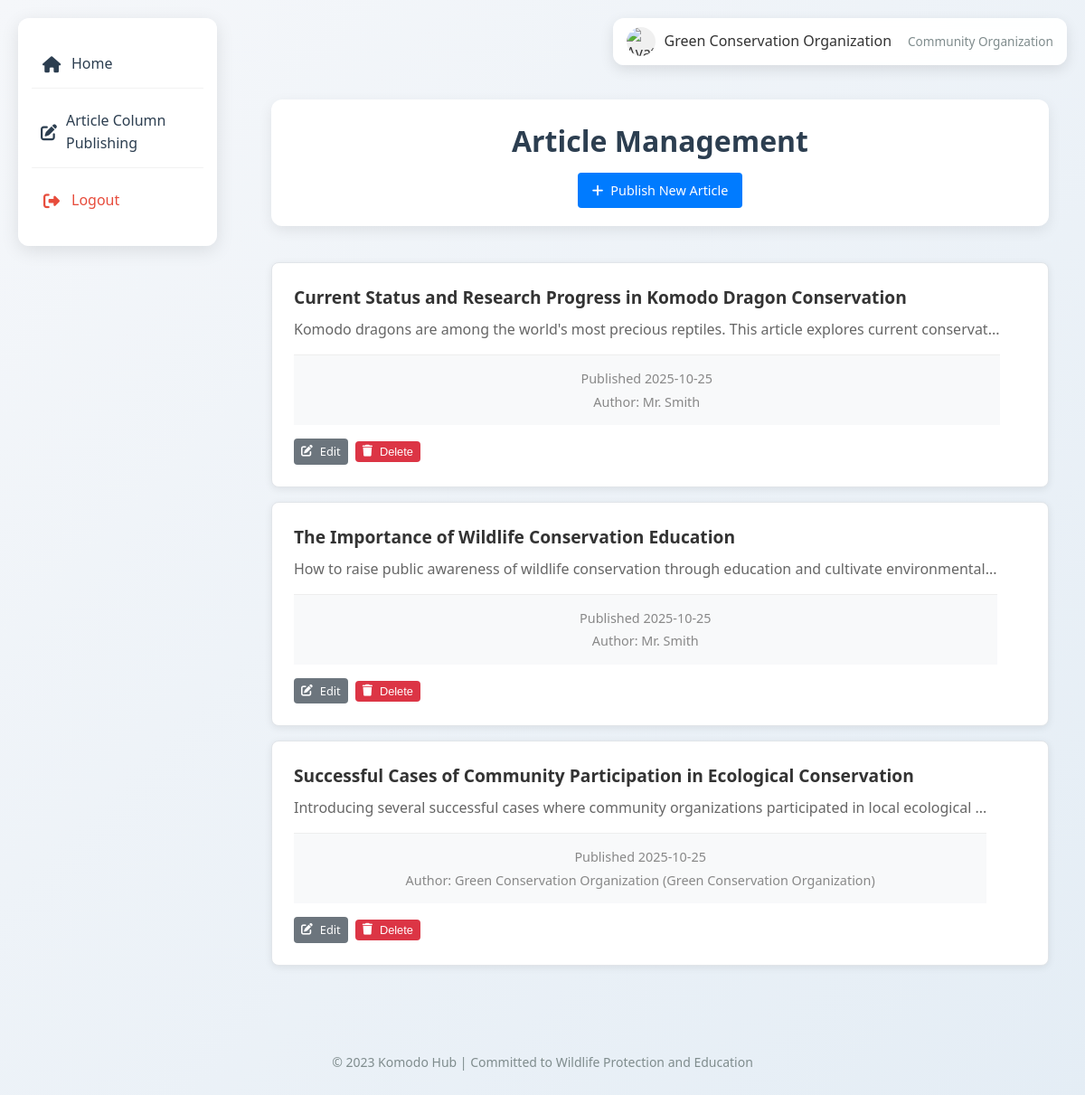
Page /community/articles (signed in) on the committed database.
### tables this page shows
CREATE TABLE articles (
        id INTEGER PRIMARY KEY AUTOINCREMENT,
        title TEXT NOT NULL,
        author_id INTEGER NOT NULL,
        content TEXT NOT NULL,
        created_at TIMESTAMP DEFAULT CURRENT_TIMESTAMP,
        updated_at TIMESTAMP DEFAULT CURRENT_TIMESTAMP,
        FOREIGN KEY (author_id) REFERENCES users (id)
    );

CREATE TABLE users (
        id INTEGER PRIMARY KEY AUTOINCREMENT,
        username TEXT NOT NULL UNIQUE,
        password TEXT NOT NULL,
        role TEXT NOT NULL,
        full_name TEXT NOT NULL,
        avatar TEXT DEFAULT 'https://res.cloudinary.com/dgbl5ql1v/image/upload/v1761285688/u_2689977510_2663943077_fm_253_fmt_auto_app_120_f_JPEG_o2yr5a.webp',
        created_at TIMESTAMP DEFAULT CURRENT_TIMESTAMP,
        updated_at TIMESTAMP DEFAULT CURRENT_TIMESTAMP,
        last_login TIMESTAMP,  -- 添加 last_login 列
        -- Teacher specific fields
        teacher_id TEXT UNIQUE,
        department TEXT,
        -- Student specific fields
        student_id TEXT UNIQUE,
        grade TEXT,
        -- Community organization specific fields
        org_name TEXT,
        contact_person TEXT,
        email TEXT,
        phone TEXT,
        address TEXT,
        description TEXT,
        CHECK (role IN ('teacher', 'student', 'platform_admin', 'community_org'))
    );

### routes/community.py (the view)
@community_bp.route('/articles')
def manage_articles():
    if 'role' in session and session['role'] == 'community_org':
        conn = get_db_connection()
        cursor = conn.cursor()
        cursor.execute('''
        SELECT a.*, u.full_name, u.org_name
        FROM articles a
        JOIN users u ON a.author_id = u.id
        ORDER BY a.created_at DESC
        ''')
        articles = cursor.fetchall()
        conn.close()
        return render_template(
            'pages/community/manage_articles.html',
            username=session['username'],
            articles=articles
        )
    return redirect(url_for('auth.login'))

### database/models.py (called while the page is built)
def get_db_connection():
    conn = sqlite3.connect(current_app.config['DATABASE'])
    conn.row_factory = sqlite3.Row
    return conn

### templates/pages/community/manage_articles.html (shortened to what this page needs)
{% extends 'base/base.html' %}
{% block extra_css %}
<link rel="stylesheet" href="{{ url_for('static', filename='css/manage_articles.css') }}">
{% endblock %}
{% block content %}
<div class="dashboard-container">
    <div class="dashboard-header">
        <h1>Article Management</h1>
        <div class="header-actions">
            <a href="{{ url_for('community.create_article') }}" class="btn btn-primary">
                <i class="fas fa-plus"></i> Publish New Article
            </a>
        </div>
    </div>
    <div class="articles-management">
        {% if articles %}
        <div class="articles-list">
            {% for article in articles %}
            <div class="article-card management-card">
                <div class="article-content">
                    <h3>{{ article.title }}</h3>
                    <p class="article-excerpt">{{ article.content[:100] }}{% if article.content|length > 100 %}...{% endif %}</p>
                    <div class="article-meta">
                        <span class="date">Published {{ article.created_at[:10] }}</span>
                        <span class="author">
                            Author: {{ article.full_name }}
                            {% if article.org_name %}
                            ({{ article.org_name }})
                            {% endif %}
                        </span>
                    </div>
                </div>
                <div class="article-actions">
                    <a href="{{ url_for('community.edit_article', article_id=article.id) }}"
                       class="btn btn-secondary btn-sm">
                        <i class="fas fa-edit"></i> Edit
                    </a>
                    <form action="{{ url_for('community.delete_article', article_id=article.id) }}"
                          method="post"
                          class="delete-form"
                          onsubmit="return confirm('Are you sure you want to delete this article?')">
                        <button type="submit" class="btn btn-danger btn-sm">
                            <i class="fas fa-trash"></i> Delete
                        </button>
                    </form>
                </div>
            </div>
            {% endfor %}
        </div>
        {% endif %}
    </div>
</div>
{% endblock %}

### static/css/main.css (style rules this page uses)
* { box-sizing: border-box; margin: 0; padding: 0; }
body { font-family: 'Segoe UI', Tahoma, Geneva, Verdana, sans-serif; background: linear-gradient(135deg, #f5f7fa 0%, #e4edf5 100%); color: #333; line-height: 1.6; min-height: 100vh; padding: 20px; }
.article-card { background: #fff; border-radius: 12px; overflow: hidden; box-shadow: 0 5px 15px rgba(0, 0, 0, 0.08); transition: transform 0.3s ease, box-shadow 0.3s ease; border: 1px solid rgba(0, 0, 0, 0.05); height: 100%; display: flex; flex-direction: column; }
.article-content { color: #666; margin-bottom: 15px; line-height: 1.5; display: -webkit-box; -webkit-line-clamp: 3; -webkit-box-orient: vertical; overflow: hidden; }
.article-meta { display: flex; justify-content: space-between; align-items: center; padding: 15px 20px; background-color: #f8f9fa; border-top: 1px solid #eee; font-size: 14px; }
.dashboard-container { max-width: 1200px; margin: 0 auto; }
.dashboard-header { text-align: center; margin-bottom: 40px; padding: 20px; background: white; border-radius: 12px; box-shadow: 0 5px 15px rgba(0, 0, 0, 0.08); }
.dashboard-header h1 { color: #2c3e50; margin-bottom: 10px; }
.btn { display: inline-block; padding: 10px 20px; background: #1abc9c; color: white; text-decoration: none; border-radius: 6px; font-weight: 500; transition: background 0.3s ease; }
.btn-primary { background: #1abc9c; }
.btn-danger { background: #e74c3c; color: white; border: none; padding: 8px 15px; border-radius: 4px; cursor: pointer; font-size: 14px; }

### static/css/manage_articles.css (style rules this page uses)
.management-card { display: flex; justify-content: space-between; align-items: flex-start; padding: 1.5rem; border: 1px solid #e1e5e9; border-radius: 8px; margin-bottom: 1rem; background: white; transition: all 0.3s cubic-bezier(0.175, 0.885, 0.32, 1.275); box-shadow: 0 2px 8px rgba(0,0,0,0.08); cursor: pointer; position: relative; overflow: hidden; }
.management-card::before { content: ''; position: absolute; top: 0; left: -100%; width: 100%; height: 100%; background: linear-gradient(90deg, transparent, rgba(74, 144, 226, 0.05), transparent); transition: left 0.6s ease; }
.article-content { flex: 1; margin-right: 1rem; transform: translateZ(0); }
.article-content h3 { margin: 0 0 0.5rem 0; color: #333; font-size: 1.2rem; }
.article-excerpt { color: #666; margin: 0 0 1rem 0; line-height: 1.5; }
.article-meta { display: flex; flex-direction: column; gap: 0.25rem; font-size: 0.9rem; color: #888; }
.article-actions { display: flex; gap: 0.5rem; flex-shrink: 0; transform: translateZ(0); }
.delete-form { margin: 0; }
.btn { display: inline-flex; align-items: center; gap: 0.5rem; padding: 0.5rem 1rem; border: none; border-radius: 4px; text-decoration: none; font-size: 0.9rem; cursor: pointer; transition: all 0.3s ease; }
.btn-primary { background: #007bff; color: white; }
.btn-secondary { background: #6c757d; color: white; }
.btn-danger { background: #dc3545; color: white; }
.btn-sm { padding: 0.25rem 0.5rem; font-size: 0.8rem; }
.delete-form button { transition: all 0.2s ease; }

### rows in the picture
articles: title "Current Status and Research Progress in Komodo Dragon Conservation", content "Komodo dragons are among the world's most precious reptiles. This article explores current conservat", created_at "2025-10-25", full_name "Mr. Smith"
articles: title "The Importance of Wildlife Conservation Education", content "How to raise public awareness of wildlife conservation through education and cultivate environmental", created_at "2025-10-25", full_name "Mr. Smith"
articles: title "Successful Cases of Community Participation in Ecological Conservation", content "Introducing several successful cases where community organizations participated in local ecological", created_at "2025-10-25", full_name "Green Conservation Organization", org_name "Green Conservation Organization"

### other values in the picture
{{ session.full_name or session.username }} "Green Conservation Organization"
